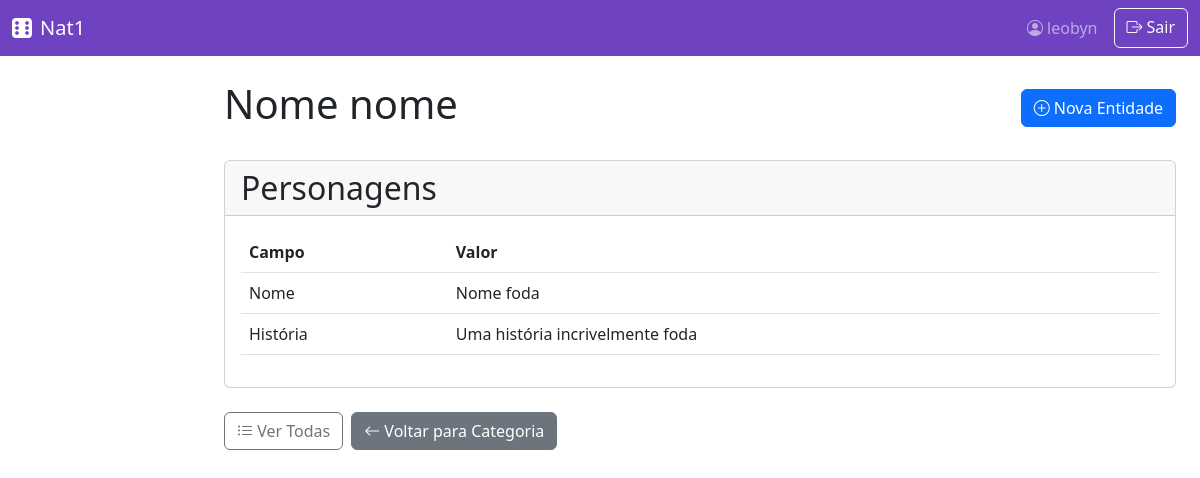
Page /campanhas/entidade/2/ (signed in) on the committed database.
### campanhas/models.py (models this page shows, shortened)
class Entidade(models.Model):
    categoria = models.ForeignKey(Categoria, on_delete=models.CASCADE, related_name='entidades')
    nome = models.CharField(max_length=100, default="")
    valores_campos = models.JSONField(encoder=DjangoJSONEncoder, default=dict)
    created_at = models.DateTimeField(default=timezone.now, editable=False)
    updated_at = models.DateTimeField(auto_now=True)
    def get_valor_campo(self, campo_id):
        return self.valores_campos.get(str(campo_id), "")

class Categoria(models.Model):
    campanha = models.ForeignKey(Campanha, on_delete=models.CASCADE, related_name='categorias')
    nome = models.CharField(max_length=50)
    descricao = models.TextField(blank=True)

class CampoPersonalizado(models.Model):
    TIPOS_CAMPO = [
        ('texto', 'Texto'),
        ('numero', 'Número'),
        ('checkbox', 'Checkbox'),
        ('textarea', 'Texto Longo'),
    ]
    categoria = models.ForeignKey(Categoria, on_delete=models.CASCADE, related_name='campos')
    nome = models.CharField(max_length=50)
    tipo = models.CharField(max_length=10, choices=TIPOS_CAMPO)
    obrigatorio = models.BooleanField(default=False)

### campanhas/views.py (the view)
# urls.py: path('entidade/<int:pk>/', views.EntidadeDetailView.as_view(), name='entidade-detail'),
class EntidadeDetailView(LoginRequiredMixin, DetailView):
    model = Entidade
    template_name = 'campanhas/entidade_detail.html'
    context_object_name = 'entidade'
    def get_context_data(self, **kwargs):
        context = super().get_context_data(**kwargs)
        entidade = self.get_object()
        campos_com_valores = []
        for campo in entidade.categoria.campos.all():
            valor = entidade.get_valor_campo(campo.id)
            campos_com_valores.append({
                'nome': campo.nome,
                'tipo': campo.get_tipo_display(),
                'valor': valor
            })
        context['campos'] = campos_com_valores
        return context

### campanhas/templates/campanhas/entidade_detail.html
{% extends 'base.html' %} {% block content %}
<div class="d-flex justify-content-between align-items-center mb-4">
  <h1>{{ entidade.nome }}</h1>
  <a
    href="{% url 'campanhas:entidade-create' entidade.categoria.id %}"
    class="btn btn-primary"
  >
    <i class="bi bi-plus-circle"></i> Nova Entidade
  </a>
</div>
<div class="card mb-4">
  <div class="card-header">
    <h2 class="mb-0">{{ entidade.categoria.nome }}</h2>
  </div>
  <div class="card-body">
    <table class="table">
      <thead>
        <tr>
          <th>Campo</th>
          <th>Valor</th>
        </tr>
      </thead>
      <tbody>
        {% for campo in campos %}
        <tr>
          <td>{{ campo.nome }}</td>
          <td>
            {% if campo.tipo == 'Checkbox' %} {% if campo.valor %}✅ Sim{% else
            %}❌ Não{% endif %} {% else %} {{ campo.valor|default:"-" }} {% endif %}
          </td>
        </tr>
        {% endfor %}
      </tbody>
    </table>
  </div>
</div>
<div class="d-flex gap-2">
  <a
    href="{% url 'campanhas:entidade-list' entidade.categoria.id %}"
    class="btn btn-outline-secondary"
  >
    <i class="bi bi-list-ul"></i> Ver Todas
  </a>
  <a
    href="{% url 'campanhas:categoria-detail' entidade.categoria.id %}"
    class="btn btn-secondary"
  >
    <i class="bi bi-arrow-left"></i> Voltar para Categoria
  </a>
</div>
{% endblock %}

### templates/base.html (shortened to what this page needs)
{% load static %}
<!DOCTYPE html>
<html lang="pt-br">
  <head>
    <link
      href="https://cdn.jsdelivr.net/npm/bootstrap@5.3.0/dist/css/bootstrap.min.css"
      rel="stylesheet"
    />
    <link
      rel="stylesheet"
      href="https://cdn.jsdelivr.net/npm/bootstrap-icons@1.10.0/font/bootstrap-icons.css"
    />
    <link rel="stylesheet" href="{% static 'css/campanhas.css' %}" />
  </head>
  <body>
    <nav class="navbar navbar-expand-lg navbar-dark navbar-custom">
      <div class="container-fluid">
        <a class="navbar-brand" href="{% url 'campanhas:list' %}">
          <i class="bi bi-dice-6-fill me-2"></i>Nat1
        </a>
        <div class="collapse navbar-collapse" id="navbarNav">
          <div class="d-flex">
            {% if user.is_authenticated %}
            <span class="navbar-text me-3">
              <i class="bi bi-person-circle me-1"></i>{{ user.username }}
            </span>
            <a class="btn btn-outline-light" href="{% url 'login' %}">
              <i class="bi bi-box-arrow-right me-1"></i>Sair
            </a>
            {% endif %}
          </div>
        </div>
      </div>
    </nav>
    <div class="container-fluid">
      <div class="row">
        <main class="col-md-9 ms-sm-auto col-lg-10 px-md-4 py-4">
          {% block content %}{% endblock %}
        </main>
      </div>
    </div>
  </body>
</html>

### static/css/campanhas.css (style rules this page uses)
main { margin-left: 25%; }

### templates/base.html (style rules this page uses)
:root { --primary-color: #6f42c1; --secondary-color: #20c997; --dark-bg: #212529; }
.navbar-custom { background-color: var(--primary-color) !important; }

### rows in the picture
Entidade: nome "Nome nome", categoria.nome "Personagens"
CampoPersonalizado: nome "Nome"
CampoPersonalizado: nome "História"

### other values in the picture
{{ user.username }} "leobyn"
{{ campo.valor|default:"-" }} "Nome foda" "Uma história incrivelmente foda"
